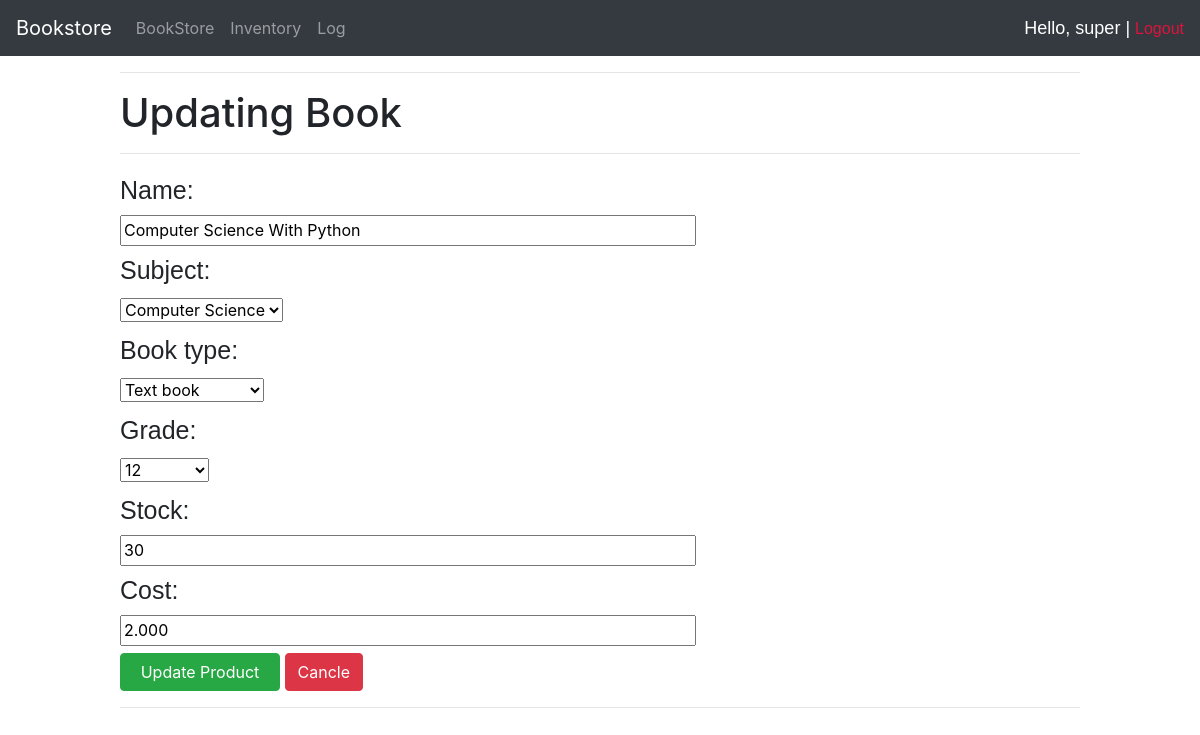
/update/2/ (signed in), run on the app's committed database.
### account/models.py (models this page shows, shortened)
class Account(AbstractBaseUser):
    grade_choice = (('1', '1'),
                    ('2', '2'),
                    ('3', '3'),
                    ('4', '4'),
                    ('5', '5'),
                    ('6', '6'),
                    ('7', '7'),
                    ('8', '8'),
                    ('9', '9'),
                    ('10','10'),
                    ('11','11'),
                    ('12','12'),
                    )
    email = models.EmailField(verbose_name="email", max_length=60, unique=True)
    username = models.CharField(max_length=30, unique=True)
    first_name = models.CharField(max_length=30)
    last_name = models.CharField(max_length=30)
    grno = models.IntegerField(null=False, unique=True)
    garde = models.CharField(max_length=100, choices=grade_choice)
    is_admin = models.BooleanField(default=False)
    is_active = models.BooleanField(default=True)
    is_staff = models.BooleanField(default=False)
    is_superuser = models.BooleanField(default=False)
    is_customer = models.BooleanField(default=True)
    date_joined = models.DateTimeField(auto_now_add=True)
    USERNAME_FIELD = 'email'
    REQUIRED_FIELDS = ['username', 'first_name', 'last_name','grno', 'garde',]
    objects = Manager()
    def __str__(self) :
        return(self.first_name)

### inventory/models.py (models this page shows, shortened)
class Book(models.Model) :
    subject_choice = (('English', 'English'),
                    ('Math', 'Math'),
                    ('Science', 'Science'),
                    ('Physics', 'Physics'),
                    ('Chemistry', 'Chemistry'),
                    ('Biology', 'Biology'),
                    ('Computer Science', 'Computer Science'),
                    ('Social Studies', 'Social Studies'),
                    ('Hindi', 'Hindi'),
                    ('Arabic', 'Arabic'),
                    )
    type_choice = (('Text book', 'Text book'),
                    ('Long note book', 'Long note book'),
                    ('Short note book', 'Short note book')
                    )
    grade_choice = (('1', '1'),
                    ('2', '2'),
                    ('3', '3'),
                    ('4', '4'),
                    ('5', '5'),
                    ('6', '6'),
                    ('7', '7'),
                    ('8', '8'),
                    ('9', '9'),
                    ('10','10'),
                    ('11','11'),
                    ('12','12'),
                    ('All', 'All')
                    )
    name = models.CharField(max_length=100, unique=True)
    subject = models.CharField(max_length=100, choices=subject_choice)
    book_type = models.CharField(max_length=100, choices=type_choice)
    grade = models.CharField(max_length=100, choices=grade_choice)
    stock = models.IntegerField()
    cost = models.DecimalField(max_digits=5, decimal_places=3)

### account/decorators.py (the view, shortened to what this page needs)
        def wrapper_func(request, *args, **kwargs) :
            if ('superuser' in perms) and (request.user.is_superuser) :
                return(view_func(request, *args, **kwargs))

### inventory/forms.py
class BookForm(ModelForm) :
    class Meta :
        model = Book
        fields = '__all__'

### inventory/views.py (called while the page is built)
@login_required(login_url='login')
@allowed_users(perms=['superuser', 'admin', 'staff'])
def update_book(request, pk) :
    book = Book.objects.get(id=pk)
    form = BookForm(instance=book)
    if request.method == 'POST' :
        form = BookForm(request.POST, instance=book)
        if form.is_valid() :
            form.save()
            return(redirect('inventory'))
    context = {'form':form}
    return(render(request, 'inventory/update_book.html', context))

### inventory/templates/inventory/update_book.html (shortened to what this page needs)
{% extends 'inventory/main.html' %}
{% block content %}
    <hr>
    <h1>Updating Book</h1>
    <form method="POST">
        <hr>
        {% for field in form %}
        <div class="label">
            {{ field.label }}:
        </div>
        <div>
            {{ field }}
        </div>
        {% endfor %}
        <input type="submit" class="btn btn-success" value="Update Product" id='update'>
        <a href="{% url 'inventory' %}" class="btn btn-danger">Cancle</a>
    </form>
    <hr>
{% endblock %}

### inventory/templates/inventory/navbar.html (shortened to what this page needs)
<nav class="navbar navbar-expand-lg navbar-dark bg-dark">
    <a class="navbar-brand" href="{% url 'store' %}">Bookstore</a>
    <div class="collapse navbar-collapse" id="navbarNavAltMarkup">
      <div class="navbar-nav">
        <a class="nav-item nav-link" href="{% url 'store' %}">BookStore</a>
        <a class="nav-item nav-link" href="{% url 'inventory' %}">Inventory</a>
        <a class="nav-item nav-link" href="{% url 'log' %}">Log</a>
      </div>
    </div>
    <div>
      <span id="username">Hello, {{request.user}} | </span>
      <span><a href="{% url 'logout' %}" id="logout">Logout</a></span>
    </div>
</nav>

### inventory/templates/inventory/navbar.html (style rules this page uses)
#logout { color: crimson; font-family: Arial, Helvetica, sans-serif; }
#username { color: white; font-size: 18px; font-family: Arial, Helvetica, sans-serif; }

### inventory/templates/inventory/update_book.html (style rules this page uses)
form { line-height: 40px; }
.label { font-family: Arial, Helvetica, sans-serif; font-size: 25px; }
input { width: 60%; line-height: 25px; }
#update { width: 160px; }

### data on the page
Account: user "super"
Book: form "Computer Science With Python" "Computer Science" "Text book" "12" "30" "2.000"

### other printed values
{{ field.label }} "Name" "Subject" "Book type" "Grade" "Stock" "Cost"
